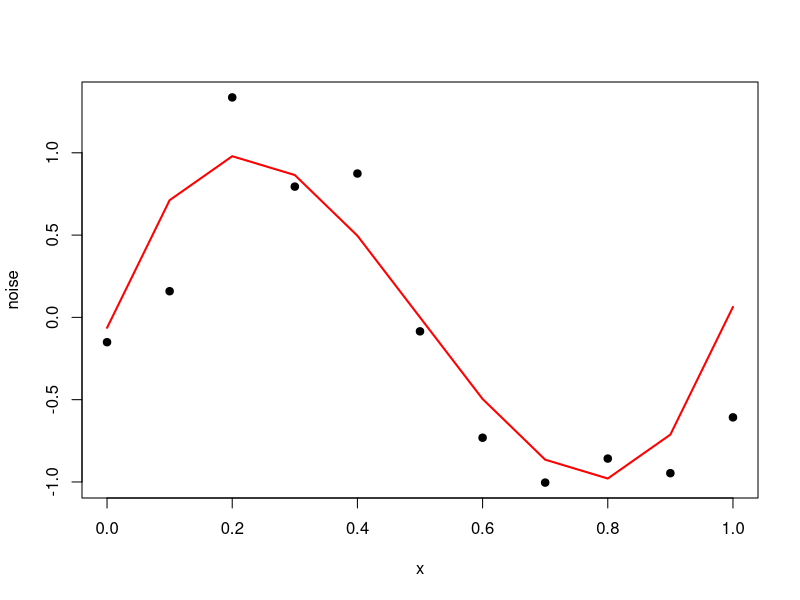
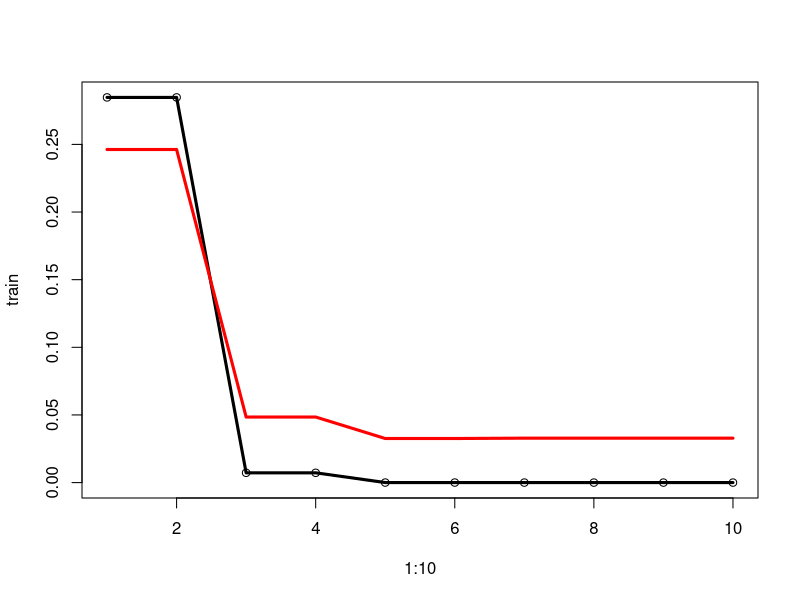

R code for these plots, in order: (Note: this script raises an error after producing the figures.)
# generating data
x = seq(0, 1, length = 11)
y = sin(2 * pi * x)
noise = y + rnorm(11, sd = 0.3)
plot(x, noise, pch = 19)

# fit a third degree polynomial
lm3 <- lm(y ~ poly(x, 3))
pred <- predict(lm3)
ix <- sort(x, index.return = T)$ix
lines(x[ix], pred[ix], col = "red", lwd = 2)

# plotting the training and testing errors
lms <- list()
for (i in 1: 10)
  lms[[i]] <- lm(y ~ poly(x, i))

train = test = vector(length = 10)
# training error or mse
for (i in 1: 10)
  train[i] = var(lms[i][[1]]$residuals)
# testing error
newy = sin(2 * pi * x) + rnorm(11, sd = 0.3)
for (j in 1: 10)
  test[j] = 1 / 10 * sum(
    (newy - predict(
      lms[j][[1]]
    )) ^ 2
  )
plot(1: 10, train)
lines(1: 10, train,
      ylim = c(0, 0.5), col = "black", lwd = 3)
lines(1: 10, test,
      pch = "X", col = "red", lwd = 3
)
cbind(train, test)

# model summary
summary(lm3)
# coefficient
c1 <- coef(lm3)
c1

# regularization
install.packages("glmnet")
library(glmnet)
lambdas <- 10 ^ seq(3, -2, by = -0.1)
lambdas
fit <- glmnet(x, y, alpha = 0, lambda = lambdas)
fit